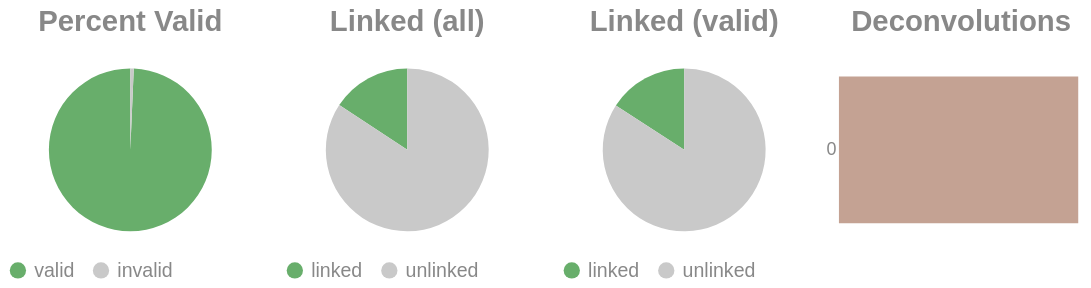

The notebook cell this image was saved under:
### Code cell
if SKIPLR:
    pass
else:
    clash = Counter()
    for i in valids['molecule'].to_list():
        _mol = i.split("-")
        if len(_mol) == 1:
            clash.update('0')
        else:
            clash.update(_mol[-1])

    _d = {"deconvolutions": [], 'count': []}
    for k,v in clash.items():
        _d['deconvolutions'].append(k)
        _d['count'].append(v)

    tot_valid = valids['reads'].sum()
    mask = valids['reads'] >= 2
    n_linked_reads = valids.filter(mask)['reads'].sum()
    if n_linked_reads == 0:
        print_html("No linked molecules (>=2 reads) were detected; skipping linked-only distributions.")
        SKIPLR = True
    else:
        perc_valid = round(tot_valid / n_reads, 4)
        linked_perc_abs = round(n_linked_reads / n_reads, 4)
        linked_perc = round(n_linked_reads / tot_valid, 4)

    _valid = pl.DataFrame({"valids": ['valid', 'invalid'], "count": [tot_valid, n_reads - tot_valid]})
    _linked_abs = pl.DataFrame({"linked (absolute)": ['linked', 'unlinked'], "count": [n_linked_reads, n_reads - n_linked_reads]})
    _linked_rel = pl.DataFrame({"linked (valids)": ['linked', 'unlinked'], "count": [n_linked_reads, tot_valid - n_linked_reads]})

    (
        alt.hconcat(
            piechart(_valid, goodval = 'valid', title = "Percent Valid"),
            piechart(_linked_abs, goodval = "linked", title =  "Linked (all)"),
            piechart(_linked_rel, goodval = "linked", title =  "Linked (valid)"),
            convolutionbar(pl.DataFrame(_d), title = "Deconvolutions"),
            center = True,
            bounds = 'flush'
        )
        .resolve_scale(color='independent')
        .resolve_legend('independent')
        .properties(usermeta={'embedOptions': {"actions": False}})
    ).display()

### Figure 1 — Vega-Lite specification as saved in the notebook (floating-point values rounded to 4 significant figures)
{"width": "container", "height": 400, "config": {"title": {"anchor": "start", "dy": -15, "fontSize": 18, "color": "#888888", "subtitleColor": "#888888", "subtitleFontSize": 14}, "arc": {"fill": "#0072B2"}, "axis": {"domainColor": "#888888", "domainWidth": 0.5, "gridWidth": 0.2, "grid": false, "titleFontWeight": 400, "titleFontSize": 15, "labelFontSize": 11, "labelColor": "#888888", "tickColor": "#888888", "tickWidth": 0.2, "titleColor": "#888888"}, "axisBand": {"grid": false}, "axisX": {"grid": true, "tickSize": 10, "domainCap": "round"}, "axisY": {"domain": false, "grid": true, "tickSize": 0, "domainCap": "round"}, "background": "transparent", "header": {"labelFontSize": 15, "labelColor": "#888888", "titleFontSize": 15, "titleFontWeight": 600, "titleColor": "#888888"}, "legend": {"labelFont": "sans-serif", "labelFontSize": 12, "labelColor": "#888888", "symbolSize": 100, "symbolType": "circle", "titleFontSize": 12, "titlePadding": 10, "titleColor": "#888888", "title": null}, "range": {"category": ["#E69F00", "#56B4E9", "#009E73", "#F0E442", "#0072B2", "#D55E00", "#CC79A7", "#000000"], "diverging": ["#cfe8f3", "#a2d4ec", "#73bfe2", "#46abdb", "#1696d2", "#12719e"]}, "area": {"fill": "#0072B2", "fillOpacity": 0.7, "line": true, "strokeOpacity": 0.7}, "line": {"color": "#0072B2", "stroke": "#0072B2", "strokeWidth": 2}, "trail": {"color": "#0072B2", "stroke": "#0072B2", "strokeWidth": 0, "size": 1}, "point": {"filled": true, "fillOpacity": 1.0, "size": 95}, "text": {"color": "#888888", "fontSize": 11, "align": "right", "fontWeight": 400, "size": 11}, "bar": {"fill": "#0072B2", "stroke": null}, "view": {"stroke": null, "continuousWidth": 660, "continuousHeight": 400}}, "hconcat": [{"data": {"name": "data-6cc66287c04dd6c2b2f6511d74d817e5"}, "mark": {"type": "arc"}, "encoding": {"color": {"field": "valids", "legend": {"orient": "bottom", "title": null}, "scale": {"domain": ["valid", "invalid"], "range": ["#68ae6b", "#C9C9C9"]}, "title": "Valids", "type": "nominal"}, "theta": {"field": "count", "type": "quantitative"}, "tooltip": [{"field": "valids", "title": "Valids", "type": "ordinal"}, {"field": "percent", "format": ".2%", "title": "Percent", "type": "quantitative"}, {"field": "count", "title": "Count", "type": "quantitative"}]}, "height": 100, "title": {"text": "Percent Valid", "align": "center", "anchor": "middle"}, "transform": [{"calculate": "datum.count / 2806908", "as": "percent"}], "width": 150}, {"data": {"name": "data-b82dba151c512d3901c0b1a7a0c1d08e"}, "mark": {"type": "arc"}, "encoding": {"color": {"field": "linked (absolute)", "legend": {"orient": "bottom", "title": null}, "scale": {"domain": ["linked", "unlinked"], "range": ["#68ae6b", "#C9C9C9"]}, "title": "Linked (Absolute)", "type": "nominal"}, "theta": {"field": "count", "type": "quantitative"}, "tooltip": [{"field": "linked (absolute)", "title": "Linked (Absolute)", "type": "ordinal"}, {"field": "percent", "format": ".2%", "title": "Percent", "type": "quantitative"}, {"field": "count", "title": "Count", "type": "quantitative"}]}, "height": 100, "title": {"text": "Linked (all)", "align": "center", "anchor": "middle"}, "transform": [{"calculate": "datum.count / 2806908", "as": "percent"}], "width": 150}, {"data": {"name": "data-b8b6ebbe2d8ee3fd3b23b20ec7e17a3c"}, "mark": {"type": "arc"}, "encoding": {"color": {"field": "linked (valids)", "legend": {"orient": "bottom", "title": null}, "scale": {"domain": ["linked", "unlinked"], "range": ["#68ae6b", "#C9C9C9"]}, "title": "Linked (Valids)", "type": "nominal"}, "theta": {"field": "count", "type": "quantitative"}, "tooltip": [{"field": "linked (valids)", "title": "Linked (Valids)", "type": "ordinal"}, {"field": "percent", "format": ".2%", "title": "Percent", "type": "quantitative"}, {"field": "count", "title": "Count", "type": "quantitative"}]}, "height": 100, "title": {"text": "Linked (valid)", "align": "center", "anchor": "middle"}, "transform": [{"calculate": "datum.count / 2787965", "as": "percent"}], "width": 150}, {"data": {"name": "data-ad97f9fdd3c421417f28434ed85be24a"}, "mark": {"type": "bar"}, "encoding": {"color": {"field": "deconvolutions", "legend": null, "scale": {"scheme": "lightgreyred"}, "type": "nominal"}, "tooltip": [{"field": "deconvolutions", "title": "Deconvolutions", "type": "ordinal"}, {"field": "percent", "format": ".2%", "title": "Percent", "type": "quantitative"}, {"field": "count", "title": "Count", "type": "quantitative"}], "x": {"axis": null, "field": "count", "type": "quantitative"}, "y": {"field": "deconvolutions", "sort": "ascending", "title": null, "type": "nominal"}}, "height": 100, "title": {"text": "Deconvolutions", "align": "center", "anchor": "middle"}, "transform": [{"calculate": "datum.count / 2546219", "as": "percent"}], "width": 150}], "bounds": "flush", "center": true, "resolve": {"legend": {"angle": "independent"}, "scale": {"color": "independent"}}, "usermeta": {"embedOptions": {"actions": false}}, "$schema": "https://vega.github.io/schema/vega-lite/v6.1.0.json", "datasets": {"data-6cc66287c04dd6c2b2f6511d74d817e5": [{"valids": "valid", "count": 2787965}, {"valids": "invalid", "count": 18943}], "data-b82dba151c512d3901c0b1a7a0c1d08e": [{"linked (absolute)": "linked", "count": 441552}, {"linked (absolute)": "unlinked", "count": 2365356}], "data-b8b6ebbe2d8ee3fd3b23b20ec7e17a3c": [{"linked (valids)": "linked", "count": 441552}, {"linked (valids)": "unlinked", "count": 2346413}], "data-ad97f9fdd3c421417f28434ed85be24a": [{"deconvolutions": "0", "count": 2546219}]}}
